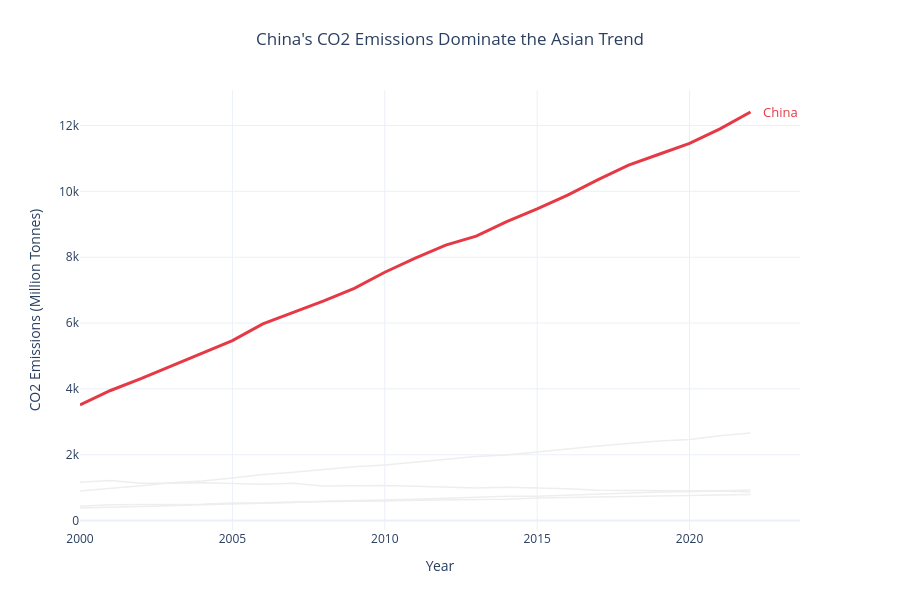

The cell this chart's notebook holds for it:
### Markdown cell above
---
## Task 2 — A line chart showing CO2 emissions over time for all Asian countries in the dataset, with one country highlighted.

**same requirements as Task1**

### Code cell
# Task 2: CO2 emissions over time for all Asian countries

# Step 1: Select all Asian countries
asia_df = df[df['Region'] == 'Asia'].copy()

# Check available Asian countries
print("Asian countries:", asia_df['Country'].unique())

# Step 2: Choose China as the highlighted country
highlight_country = 'China'

fig = go.Figure()

# Step 3: Plot all other Asian countries in grey
for country in asia_df['Country'].unique():
    country_data = asia_df[
        asia_df['Country'] == country
    ].sort_values('Year')

    if country == highlight_country:
        continue

    fig.add_trace(go.Scatter(
        x=country_data['Year'],
        y=country_data['CO2_Mt'],
        mode='lines',
        line=dict(color='#EEEEEE', width=1.5),
        showlegend=False,
        hovertemplate=country + '<br>Year: %{x}<br>CO2: %{y:.1f} Mt<extra></extra>'
    ))

# Step 4: Highlight China
china_data = asia_df[
    asia_df['Country'] == highlight_country
].sort_values('Year')

fig.add_trace(go.Scatter(
    x=china_data['Year'],
    y=china_data['CO2_Mt'],
    mode='lines',
    line=dict(color='#E63946', width=3),
    showlegend=False
))

# Step 5: Add direct label
last = china_data.iloc[-1]

fig.add_annotation(
    x=last['Year'],
    y=last['CO2_Mt'],
    text='China',
    showarrow=False,
    xshift=30,
    font=dict(color='#E63946', size=13)
)

# Step 6: Chart design
fig.update_layout(
    title="China's CO2 Emissions Dominate the Asian Trend",
    title_x=0.5,
    template='plotly_white',
    xaxis_title='Year',
    yaxis_title='CO2 Emissions (Million Tonnes)',
    height=600,
    showlegend=False,
    margin=dict(l=80, r=100, t=90, b=70)
)

fig.show()

### Figure 1 — Plotly figure (JSON) as saved in the notebook; plotly's stock layout.template omitted (floating-point values rounded to 4 significant figures)
{"data": [{"hovertemplate": "India<br>Year: %{x}<br>CO2: %{y:.1f} Mt<extra></extra>", "line": {"color": "#EEEEEE", "width": 1.5}, "mode": "lines", "showlegend": false, "type": "scatter", "x": [2000, 2001, 2002, 2003, 2004, 2005, 2006, 2007, 2008, 2009, 2010, 2011, 2012, 2013, 2014, 2015, 2016, 2017, 2018, 2019, 2020, 2021, 2022], "y": [901.6, 974.6, 1056.0, 1146.0, 1205.0, 1291.0, 1396.0, 1466.0, 1542.0, 1637.0, 1687.0, 1774.0, 1865.0, 1945.0, 1994.0, 2092.0, 2177.0, 2267.0, 2345.0, 2419.0, 2466.0, 2580.0, 2661.0]}, {"hovertemplate": "Japan<br>Year: %{x}<br>CO2: %{y:.1f} Mt<extra></extra>", "line": {"color": "#EEEEEE", "width": 1.5}, "mode": "lines", "showlegend": false, "type": "scatter", "x": [2000, 2001, 2002, 2003, 2004, 2005, 2006, 2007, 2008, 2009, 2010, 2011, 2012, 2013, 2014, 2015, 2016, 2017, 2018, 2019, 2020, 2021, 2022], "y": [1166.0, 1220.0, 1136.0, 1131.0, 1151.0, 1127.0, 1101.0, 1133.0, 1050.0, 1061.0, 1064.0, 1042.0, 1005.0, 990.9, 1010.0, 996.6, 967.4, 925.1, 916.6, 914.5, 902.8, 898.1, 865.1]}, {"hovertemplate": "South Korea<br>Year: %{x}<br>CO2: %{y:.1f} Mt<extra></extra>", "line": {"color": "#EEEEEE", "width": 1.5}, "mode": "lines", "showlegend": false, "type": "scatter", "x": [2000, 2001, 2002, 2003, 2004, 2005, 2006, 2007, 2008, 2009, 2010, 2011, 2012, 2013, 2014, 2015, 2016, 2017, 2018, 2019, 2020, 2021, 2022], "y": [438.1, 481.5, 490.6, 490.8, 494.6, 537.2, 539.0, 566.1, 570.0, 585.4, 595.9, 620.6, 631.1, 649.6, 646.2, 686.5, 704.0, 706.0, 738.5, 750.8, 755.8, 777.3, 789.5]}, {"hovertemplate": "Indonesia<br>Year: %{x}<br>CO2: %{y:.1f} Mt<extra></extra>", "line": {"color": "#EEEEEE", "width": 1.5}, "mode": "lines", "showlegend": false, "type": "scatter", "x": [2000, 2001, 2002, 2003, 2004, 2005, 2006, 2007, 2008, 2009, 2010, 2011, 2012, 2013, 2014, 2015, 2016, 2017, 2018, 2019, 2020, 2021, 2022], "y": [382.8, 400.4, 430.7, 453.8, 482.6, 501.9, 533.0, 551.8, 586.6, 602.5, 614.5, 647.3, 680.1, 717.7, 736.3, 738.2, 768.8, 813.7, 834.8, 872.3, 876.5, 898.5, 930.5]}, {"line": {"color": "#E63946", "width": 3}, "mode": "lines", "showlegend": false, "type": "scatter", "x": [2000, 2001, 2002, 2003, 2004, 2005, 2006, 2007, 2008, 2009, 2010, 2011, 2012, 2013, 2014, 2015, 2016, 2017, 2018, 2019, 2020, 2021, 2022], "y": [3514.0, 3952.0, 4312.0, 4692.0, 5079.0, 5468.0, 5974.0, 6323.0, 6673.0, 7053.0, 7543.0, 7972.0, 8365.0, 8641.0, 9078.0, 9466.0, 9887.0, 10360.0, 10790.0, 11130.0, 11450.0, 11900.0, 12410.0]}], "layout": {"annotations": [{"font": {"color": "#E63946", "size": 13}, "showarrow": false, "text": "China", "x": 2022, "xshift": 30, "y": 12410.0}], "height": 600, "margin": {"b": 70, "l": 80, "r": 100, "t": 90}, "showlegend": false, "title": {"text": "China's CO2 Emissions Dominate the Asian Trend", "x": 0.5}, "xaxis": {"title": {"text": "Year"}}, "yaxis": {"title": {"text": "CO2 Emissions (Million Tonnes)"}}}}
